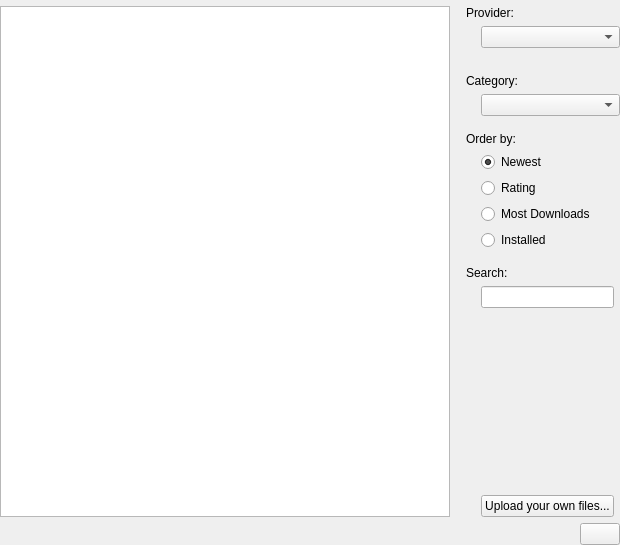
<?xml version="1.0" encoding="UTF-8"?>
<ui version="4.0">
 <class>DownloadDialog</class>
 <widget class="QWidget" name="DownloadDialog">
  <property name="geometry">
   <rect>
    <x>0</x>
    <y>0</y>
    <width>620</width>
    <height>545</height>
   </rect>
  </property>
  <layout class="QGridLayout" name="gridLayout_3">
   <property name="margin">
    <number>0</number>
   </property>
   <item row="0" column="0" colspan="2">
    <widget class="KTitleWidget" name="m_titleWidget"/>
   </item>
   <item row="1" column="0" colspan="2">
    <layout class="QGridLayout" name="gridLayout">
     <item row="1" column="0" colspan="3">
      <widget class="QListView" name="m_listView">
       <property name="sizePolicy">
        <sizepolicy hsizetype="Expanding" vsizetype="Expanding">
         <horstretch>2</horstretch>
         <verstretch>0</verstretch>
        </sizepolicy>
       </property>
       <property name="mouseTracking">
        <bool>true</bool>
       </property>
       <property name="verticalScrollMode">
        <enum>QAbstractItemView::ScrollPerPixel</enum>
       </property>
      </widget>
     </item>
     <item row="1" column="3">
      <layout class="QGridLayout" name="gridLayout_2">
       <property name="leftMargin">
        <number>10</number>
       </property>
       <item row="0" column="0" colspan="3">
        <widget class="QLabel" name="m_providerLabel">
         <property name="text">
          <string>Provider:</string>
         </property>
         <property name="buddy">
          <cstring>m_providerCombo</cstring>
         </property>
        </widget>
       </item>
       <item row="1" column="1" colspan="2">
        <widget class="KComboBox" name="m_providerCombo">
         <property name="sizeAdjustPolicy">
          <enum>QComboBox::AdjustToMinimumContentsLength</enum>
         </property>
        </widget>
       </item>
       <item row="3" column="0" colspan="3">
        <widget class="QLabel" name="m_categoryLabel">
         <property name="text">
          <string>Category:</string>
         </property>
         <property name="buddy">
          <cstring>m_categoryCombo</cstring>
         </property>
        </widget>
       </item>
       <item row="4" column="1" colspan="2">
        <widget class="KComboBox" name="m_categoryCombo"/>
       </item>
       <item row="7" column="1" colspan="2">
        <widget class="QRadioButton" name="newestRadio">
         <property name="sizePolicy">
          <sizepolicy hsizetype="Preferred" vsizetype="Fixed">
           <horstretch>0</horstretch>
           <verstretch>0</verstretch>
          </sizepolicy>
         </property>
         <property name="text">
          <string>Newest</string>
         </property>
         <property name="checked">
          <bool>true</bool>
         </property>
        </widget>
       </item>
       <item row="8" column="1" colspan="2">
        <widget class="QRadioButton" name="ratingRadio">
         <property name="text">
          <string>Rating</string>
         </property>
        </widget>
       </item>
       <item row="9" column="1" colspan="2">
        <widget class="QRadioButton" name="mostDownloadsRadio">
         <property name="text">
          <string>Most Downloads</string>
         </property>
        </widget>
       </item>
       <item row="10" column="1" colspan="2">
        <widget class="QRadioButton" name="installedRadio">
         <property name="text">
          <string>Installed</string>
         </property>
        </widget>
       </item>
       <item row="2" column="1" colspan="2">
        <spacer name="verticalSpacer_2">
         <property name="orientation">
          <enum>Qt::Vertical</enum>
         </property>
         <property name="sizeType">
          <enum>QSizePolicy::Fixed</enum>
         </property>
         <property name="sizeHint" stdset="0">
          <size>
           <width>20</width>
           <height>10</height>
          </size>
         </property>
        </spacer>
       </item>
       <item row="5" column="1" colspan="2">
        <spacer name="verticalSpacer_3">
         <property name="orientation">
          <enum>Qt::Vertical</enum>
         </property>
         <property name="sizeType">
          <enum>QSizePolicy::Fixed</enum>
         </property>
         <property name="sizeHint" stdset="0">
          <size>
           <width>20</width>
           <height>10</height>
          </size>
         </property>
        </spacer>
       </item>
       <item row="14" column="1" colspan="2">
        <spacer name="verticalSpacer">
         <property name="orientation">
          <enum>Qt::Vertical</enum>
         </property>
         <property name="sizeHint" stdset="0">
          <size>
           <width>20</width>
           <height>40</height>
          </size>
         </property>
        </spacer>
       </item>
       <item row="6" column="0" colspan="3">
        <widget class="QLabel" name="orderLabel">
         <property name="sizePolicy">
          <sizepolicy hsizetype="Maximum" vsizetype="Preferred">
           <horstretch>0</horstretch>
           <verstretch>0</verstretch>
          </sizepolicy>
         </property>
         <property name="text">
          <string>Order by:</string>
         </property>
         <property name="alignment">
          <set>Qt::AlignLeading|Qt::AlignLeft|Qt::AlignVCenter</set>
         </property>
        </widget>
       </item>
       <item row="12" column="0" colspan="3">
        <widget class="QLabel" name="label_4">
         <property name="text">
          <string>Search:</string>
         </property>
         <property name="buddy">
          <cstring>m_searchEdit</cstring>
         </property>
        </widget>
       </item>
       <item row="11" column="1" colspan="2">
        <spacer name="verticalSpacer_4">
         <property name="orientation">
          <enum>Qt::Vertical</enum>
         </property>
         <property name="sizeType">
          <enum>QSizePolicy::Fixed</enum>
         </property>
         <property name="sizeHint" stdset="0">
          <size>
           <width>20</width>
           <height>10</height>
          </size>
         </property>
        </spacer>
       </item>
       <item row="13" column="1">
        <widget class="KLineEdit" name="m_searchEdit">
         <property name="clickMessage">
          <string>Enter search phrase here</string>
         </property>
         <property name="showClearButton" stdset="0">
          <bool>true</bool>
         </property>
        </widget>
       </item>
       <item row="2" column="0">
        <spacer name="horizontalSpacer_2">
         <property name="orientation">
          <enum>Qt::Horizontal</enum>
         </property>
         <property name="sizeType">
          <enum>QSizePolicy::Fixed</enum>
         </property>
         <property name="sizeHint" stdset="0">
          <size>
           <width>9</width>
           <height>20</height>
          </size>
         </property>
        </spacer>
       </item>
       <item row="15" column="1">
        <widget class="QPushButton" name="m_uploadButton">
         <property name="text">
          <string>Upload your own files...</string>
         </property>
        </widget>
       </item>
      </layout>
     </item>
     <item row="4" column="0" colspan="3">
      <widget class="KNS3::ProgressIndicator" name="progressIndicator">
       <property name="sizePolicy">
        <sizepolicy hsizetype="Expanding" vsizetype="Minimum">
         <horstretch>0</horstretch>
         <verstretch>0</verstretch>
        </sizepolicy>
       </property>
       <property name="frameShape">
        <enum>QFrame::NoFrame</enum>
       </property>
       <property name="frameShadow">
        <enum>QFrame::Raised</enum>
       </property>
       <property name="lineWidth">
        <number>1</number>
       </property>
      </widget>
     </item>
     <item row="4" column="3">
      <layout class="QHBoxLayout" name="horizontalLayout_2">
       <item>
        <spacer name="horizontalSpacer">
         <property name="orientation">
          <enum>Qt::Horizontal</enum>
         </property>
         <property name="sizeHint" stdset="0">
          <size>
           <width>40</width>
           <height>20</height>
          </size>
         </property>
        </spacer>
       </item>
       <item>
        <widget class="KPushButton" name="closeButton">
         <property name="sizePolicy">
          <sizepolicy hsizetype="Preferred" vsizetype="Preferred">
           <horstretch>0</horstretch>
           <verstretch>0</verstretch>
          </sizepolicy>
         </property>
        </widget>
       </item>
      </layout>
     </item>
    </layout>
   </item>
  </layout>
 </widget>
 <customwidgets>
  <customwidget>
   <class>KTitleWidget</class>
   <extends>QWidget</extends>
   <header>ktitlewidget.h</header>
  </customwidget>
  <customwidget>
   <class>KPushButton</class>
   <extends>QPushButton</extends>
   <header>kpushbutton.h</header>
  </customwidget>
  <customwidget>
   <class>KLineEdit</class>
   <extends>QLineEdit</extends>
   <header>klineedit.h</header>
  </customwidget>
  <customwidget>
   <class>KComboBox</class>
   <extends>QComboBox</extends>
   <header>kcombobox.h</header>
  </customwidget>
  <customwidget>
   <class>KNS3::ProgressIndicator</class>
   <extends>QFrame</extends>
   <header>ui/progressindicator.h</header>
   <container>1</container>
  </customwidget>
 </customwidgets>
 <resources/>
 <connections/>
</ui>
